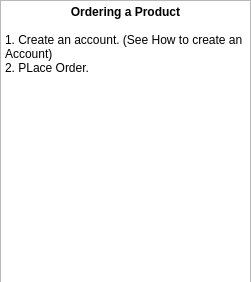
<?xml version="1.0" encoding="UTF-8"?>
<ui version="4.0">
 <class>OrderProduct</class>
 <widget class="QDialog" name="OrderProduct">
  <property name="geometry">
   <rect>
    <x>0</x>
    <y>0</y>
    <width>251</width>
    <height>282</height>
   </rect>
  </property>
  <property name="windowTitle">
   <string>Ordering a Product</string>
  </property>
  <widget class="QTextBrowser" name="OrderingAProduct">
   <property name="geometry">
    <rect>
     <x>0</x>
     <y>0</y>
     <width>251</width>
     <height>381</height>
    </rect>
   </property>
   <property name="html">
    <string>&lt;!DOCTYPE HTML PUBLIC &quot;-//W3C//DTD HTML 4.0//EN&quot; &quot;http://www.w3.org/TR/REC-html40/strict.dtd&quot;&gt;
&lt;html&gt;&lt;head&gt;&lt;meta name=&quot;qrichtext&quot; content=&quot;1&quot; /&gt;&lt;style type=&quot;text/css&quot;&gt;
p, li { white-space: pre-wrap; }
&lt;/style&gt;&lt;/head&gt;&lt;body style=&quot; font-family:'MS Shell Dlg 2'; font-size:8.25pt; font-weight:400; font-style:normal;&quot;&gt;
&lt;p align=&quot;center&quot; style=&quot; margin-top:0px; margin-bottom:0px; margin-left:0px; margin-right:0px; -qt-block-indent:0; text-indent:0px;&quot;&gt;&lt;span style=&quot; font-size:9pt; font-weight:600;&quot;&gt;Ordering a Product&lt;/span&gt;&lt;/p&gt;
&lt;p align=&quot;center&quot; style=&quot;-qt-paragraph-type:empty; margin-top:0px; margin-bottom:0px; margin-left:0px; margin-right:0px; -qt-block-indent:0; text-indent:0px; font-size:9pt; font-weight:600;&quot;&gt;&lt;br /&gt;&lt;/p&gt;
&lt;p style=&quot; margin-top:0px; margin-bottom:0px; margin-left:0px; margin-right:0px; -qt-block-indent:0; text-indent:0px;&quot;&gt;&lt;span style=&quot; font-size:9pt;&quot;&gt;1. Create an account. (See How to create an Account)&lt;/span&gt;&lt;/p&gt;
&lt;p style=&quot; margin-top:0px; margin-bottom:0px; margin-left:0px; margin-right:0px; -qt-block-indent:0; text-indent:0px;&quot;&gt;&lt;span style=&quot; font-size:9pt;&quot;&gt;2. PLace Order.&lt;/span&gt;&lt;/p&gt;
&lt;p style=&quot; margin-top:0px; margin-bottom:0px; margin-left:0px; margin-right:0px; -qt-block-indent:0; text-indent:0px;&quot;&gt;&lt;span style=&quot; font-size:9pt;&quot;&gt;		                       &lt;/span&gt;&lt;/p&gt;&lt;/body&gt;&lt;/html&gt;</string>
   </property>
  </widget>
 </widget>
 <resources/>
 <connections/>
</ui>
